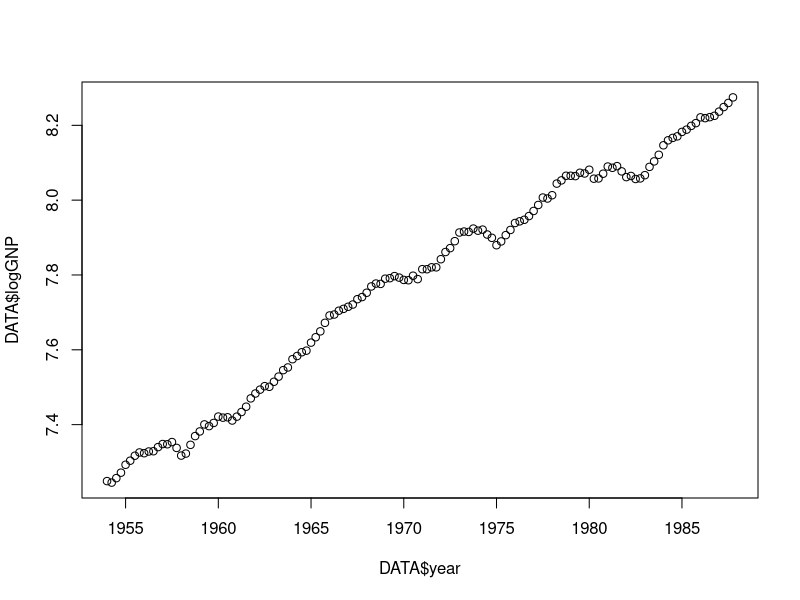
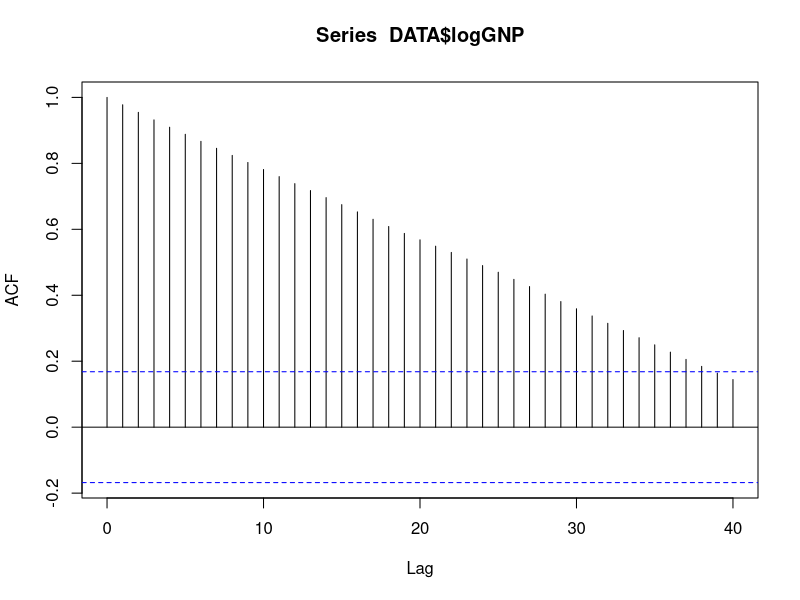
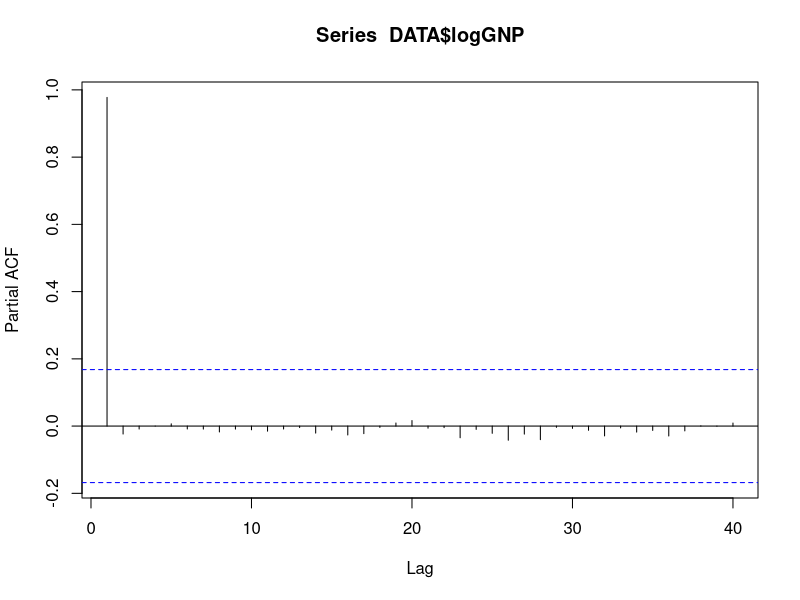
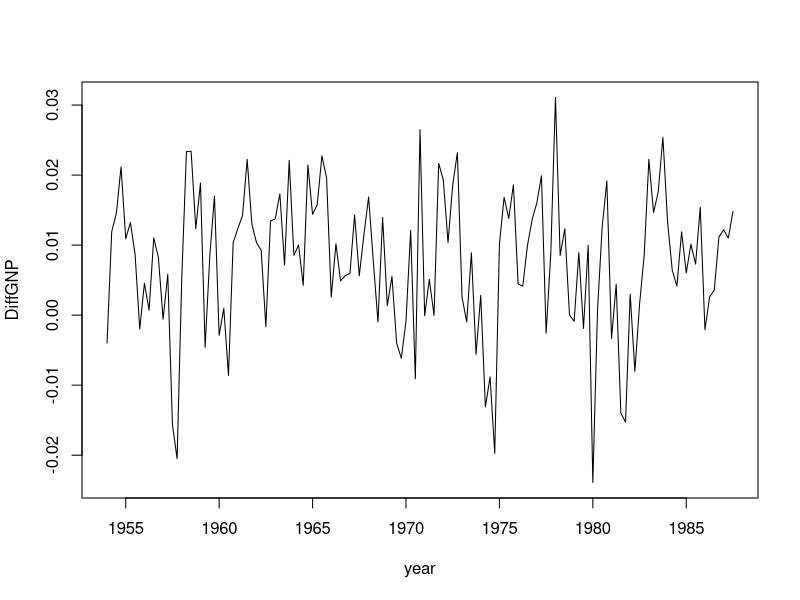
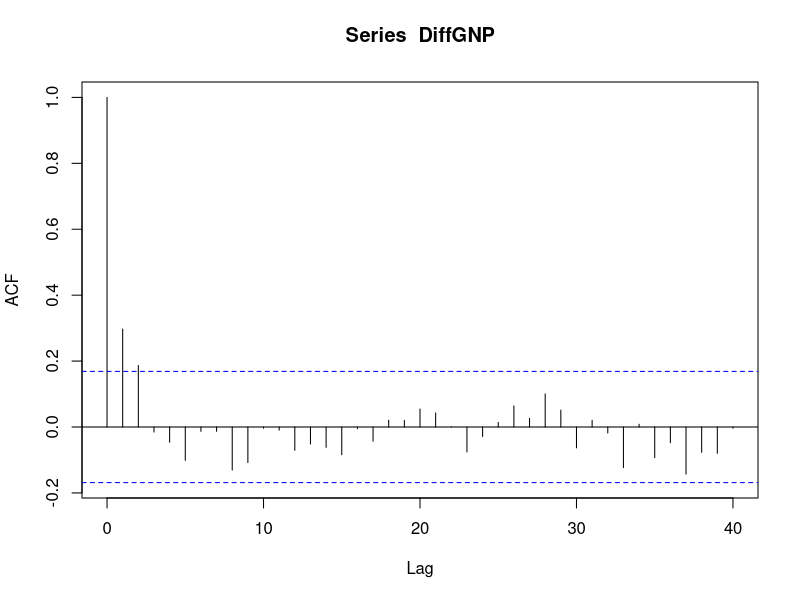
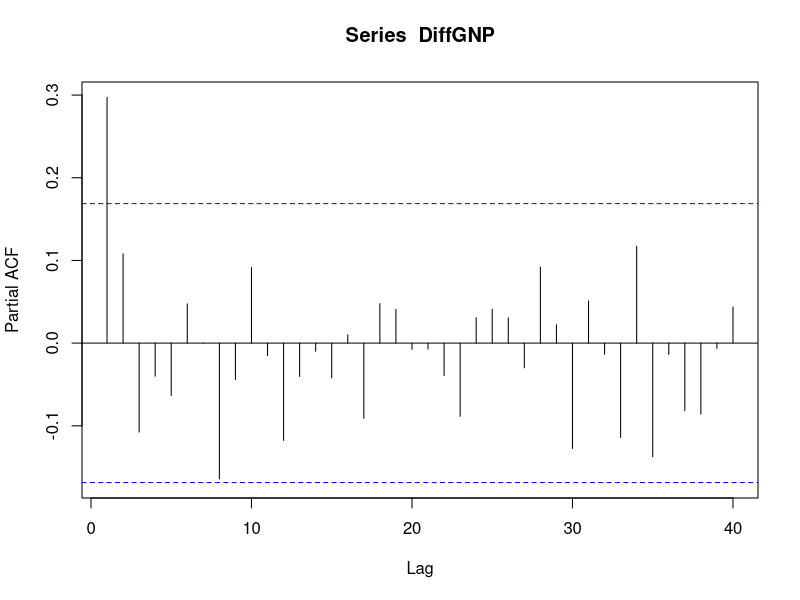
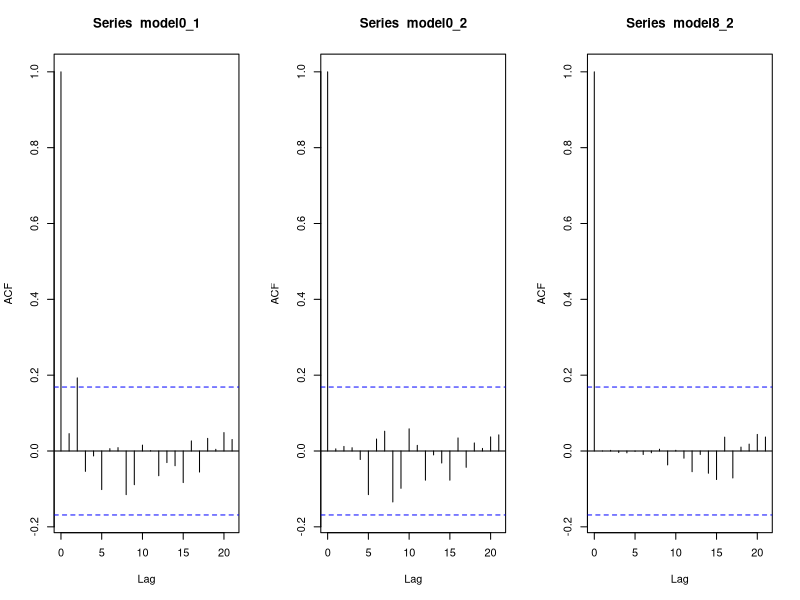
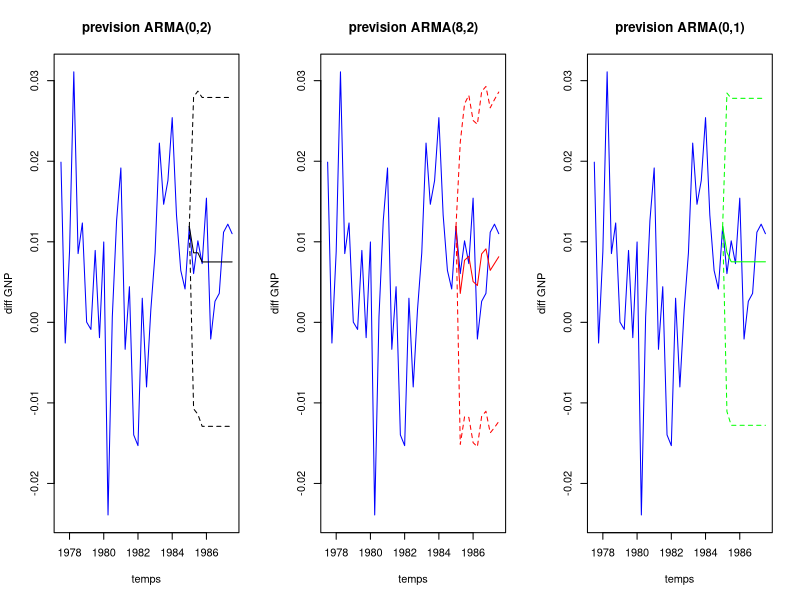

R code for these plots, in order:
## ---- chunk 1
knitr::opts_chunk$set(echo = TRUE)
## ---- chunk 2
setwd("C:/Users/Alexandre/Desktop/A2/Analyse/TP6_Analysis")
library("tseries")
data(USeconomic)
logGNP = as.vector(USeconomic[,2])
year = seq(1954,1987.75,0.25)
DATA = data.frame(year,logGNP)
plot(DATA$year, DATA$logGNP)
## ---- chunk 3
#par(mfrow= c(2,1))
acf = acf(DATA$logGNP, 40)
pacf(DATA$logGNP,40)
## ---- chunk 4
Box.test(DATA$logGNP)
## ---- chunk 5
DiffGNP = diff(DATA$logGNP)
plot(DATA$year[1:length(DiffGNP)],DiffGNP,xlab="year", type ="l")
  
## ---- chunk 6
t.test(DiffGNP)
## ---- chunk 7
#par(mfrow= c(1,2))
acf(DiffGNP,40)
pacf(DiffGNP,40)
## ---- chunk 8
#c(p,0,q)
print("---------------0,1---------------")
arima(DiffGNP,c(0,0,1))[5:6]
print("---------------8,1---------------")
arima(DiffGNP,c(8,0,1))[5:6]
print("---------------0,2---------------")
arima(DiffGNP,c(0,0,2))[5:6]
print("---------------8,2---------------")
arima(DiffGNP,c(8,0,2))[5:6]

## ---- chunk 9
#little p rejects null hypothesis
model0_1 = arima(DiffGNP,c(0,0,1))$residual
model0_2 = arima(DiffGNP,c(0,0,2))$residual
model8_2 = arima(DiffGNP,c(8,0,2))$residual

print("---------------0,1---------------")
Box.test(model0_1)
shapiro.test(model0_1)
print("---------------0,2---------------")
Box.test(model0_2)
shapiro.test(model0_2)
print("---------------8,2---------------")
Box.test(model8_2)
shapiro.test(model8_2)

## ---- chunk 10
par(mfrow= c(1,3))

acf(model0_1)

acf(model0_2)

acf(model8_2)


## ---- chunk 11
n <- 10
T=length(DiffGNP)
index <- 1:(T - n - 1)
res01 <- predict(arima(DiffGNP[index], c(0, 0, 1)), n)
res02 <- predict(arima(DiffGNP[index], c(0, 0, 2)), n)
res82 <- predict(arima(DiffGNP[index], c(8, 0, 2)), n)

plot(year[(T - 4 * n):T], DiffGNP[(T - 4 * n):T - 1], main = "prevision ARMA(0,2)", t = "l", col = "blue", xlab = "temps", ylab = "diff GNP")
lines(year[(T - n):T], c(DiffGNP[T - n - 1], res02$pred))
lines(year[(T - n):T], c(DiffGNP[T - n - 1], res02$pred) + c(0,res02$se) * 1.96, lty = 2)
lines(year[(T - n):T], c(DiffGNP[T - n - 1], res02$pred) - c(0,res02$se) * 1.96, lty = 2)
plot(year[(T - 4 * n):T], DiffGNP[(T - 4 * n):T - 1], main = "prevision ARMA(8,2)",t = "l", col = "blue", xlab = "temps", ylab = "diff GNP")
lines(year[(T - n):T], c(DiffGNP[T - n - 1], res82$pred), col = "red")
lines(year[(T - n):T], c(DiffGNP[T - n - 1], res82$pred) + c(0,res82$se) * 1.96, lty = 2, col = "red")
lines(year[(T - n):T], c(DiffGNP[T - n - 1], res82$pred) - c(0,res82$se) * 1.96, lty = 2, col = "red")
plot(year[(T - 4 * n):T], DiffGNP[(T - 4 * n):T - 1], main = "prevision ARMA(0,1)",t = "l", col = "blue", xlab = "temps", ylab = "diff GNP")
lines(year[(T - n):T], c(DiffGNP[T - n - 1], res01$pred), col = "green")
lines(year[(T - n):T], c(DiffGNP[T - n - 1], res01$pred) + c(0,res01$se) * 1.96, lty = 2, col = "green")
lines(year[(T - n):T], c(DiffGNP[T - n - 1], res01$pred) - c(0,res01$se) * 1.96, lty = 2, col = "green")
## ---- chunk 12
Diff2GNP = diff(DiffGNP)
plot(year[1:length(Diff2GNP)],Diff2GNP,type ="l")
t.test(Diff2GNP)
## ---- chunk 13
#par(mfrow= c(1,2))
acf(Diff2GNP, 40)
pacf(Diff2GNP,40)

## ---- chunk 14
#little p rejects null hypothesis
coeff = c(0,2,4,8)

print("---------------0,1---------------")
model0_1=arima(Diff2GNP,c(coeff[1],0,1))$residual
arima(Diff2GNP,c(coeff[1],0,1))[5:6]
Box.test(model0_1)
shapiro.test(model0_1)
print("---------------2,1---------------")
model2_1=arima(Diff2GNP,c(coeff[2],0,1))$residual
arima(Diff2GNP,c(coeff[2],0,1))[5:6]
Box.test(model2_1)
shapiro.test(model2_1)
print("---------------4,1---------------")
model4_1=arima(Diff2GNP,c(coeff[3],0,1))$residual
arima(Diff2GNP,c(coeff[3],0,1))[5:6]
Box.test(model4_1)
shapiro.test(model4_1)
print("---------------8,1---------------")
model8_1=arima(Diff2GNP,c(coeff[4],0,1))$residual
arima(Diff2GNP,c(coeff[4],0,1))[5:6]
Box.test(model8_1)
shapiro.test(model8_1)
## ---- chunk 15

acf(model4_1)

acf(model8_1)


## ---- chunk 16

n <- 10
T=length(logGNP)
index <- 1:(T - n)
res421 <- predict(arima(logGNP[index], c(4, 2, 1)), n)

plot(year[(T - 4 * n):T], logGNP[(T - 4 * n):T], main = "prevision ARIMA(4,2,1)", t = "l", col = "blue", xlab = "temps", ylab = "logGNP")
lines(year[(T - n):T], c(logGNP[T - n], res421$pred))
lines(year[(T - n):T], c(logGNP[T - n], res421$pred) + c(0,res421$se) * 1.96, lty = 2)
lines(year[(T - n):T], c(logGNP[T - n], res421$pred) - c(0,res421$se) * 1.96, lty = 2)

res821 <- predict(arima(logGNP[index], c(8, 2, 1)), n)

plot(year[(T - 4 * n):T], logGNP[(T - 4 * n):T], main = "prevision ARIMA(8,2,1)", t = "l", col = "blue", xlab = "temps", ylab = "logGNP")
lines(year[(T - n):T], c(logGNP[T - n], res821$pred))
lines(year[(T - n):T], c(logGNP[T - n], res821$pred) + c(0,res821$se) * 1.96, lty = 2)
lines(year[(T - n):T], c(logGNP[T - n], res821$pred) - c(0,res821$se) * 1.96, lty = 2)




